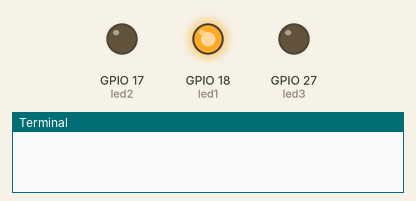
The program below on a simulated Raspberry Pi (BCM pin numbers). On the bench: output pins drawn as LEDs (lit = HIGH), the last lines printed to the terminal.

Above: at 0.2 s.
At 1.2 s:
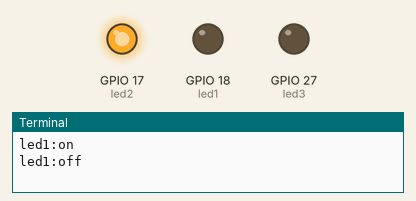
At 2.2 s:
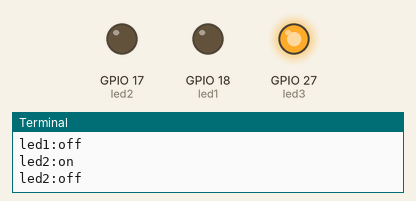
At 5.7 s:
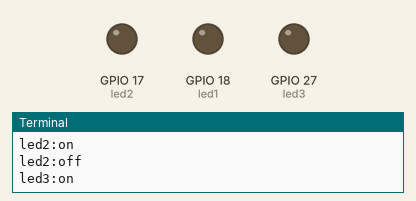
Timing chart, 0 to 6.9 s (numbered marks = the images above):
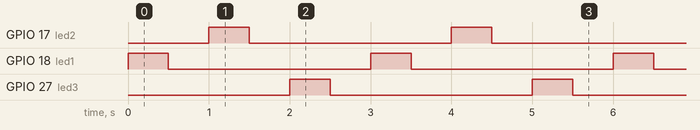

The program:

6.Multiple_LEDs.py
```python
import RPi.GPIO as GPIO            #import Raspberry Pi GPIO library
import time
led1=18                                         #Set pin 18 to be led1
led2=17                                         #Set pin 17 to be led1
led3=27                                         #Set pin 27 to be led1
GPIO.setwarnings(False)             #Ignore warning for now
GPIO.setmode(GPIO.BCM)        #Use physical pin numbering
GPIO.setup(led1,GPIO.OUT)     #Set  led1 to be an  output
GPIO.setup(led2,GPIO.OUT)      #Set  led2to be an  output
GPIO.setup(led3,GPIO.OUT)      #Set  led3 to be an  output

try:                 #run this code

	while True:          #Run forever
		GPIO.output(led1,GPIO.HIGH)   # led1 is turn  on
		time.sleep(0.5)       #Sleep for 0.5 second
		print("led1:on")
		GPIO.output(led1,GPIO.LOW) # led1  is turn  off
		time.sleep(0.5) #Sleep for 0.5 second
		print("led1:off")
		GPIO.output(led2,GPIO.HIGH) # led2 is turn  on
		time.sleep(0.5) #Sleep for 0.5 second
		print("led2:on")
		GPIO.output(led2,GPIO.LOW) # led2 is turn  off
		time.sleep(0.5)  #Sleep for 0.5 second
		print("led2:off")
		GPIO.output(led3,GPIO.HIGH)    # led3 is turn  on
		time.sleep(0.5)     #Sleep for 0.5 second
		print("led3:on")
		GPIO.output(led3,GPIO.LOW)    # led3 is turn  off
		time.sleep(0.5)     #Sleep for 0.5 second
		print("led3:off")

except:
	GPIO.cleanup()    #Before leaving the try statement
```

Measured:
- by itself, GPIO 17 (led2), GPIO 18 (led1), GPIO 27 (led3): alternates HIGH for 0.50 s and LOW for 2.5 s
- by itself, everything shown: repeats every 3.0 s, in 6 steps
